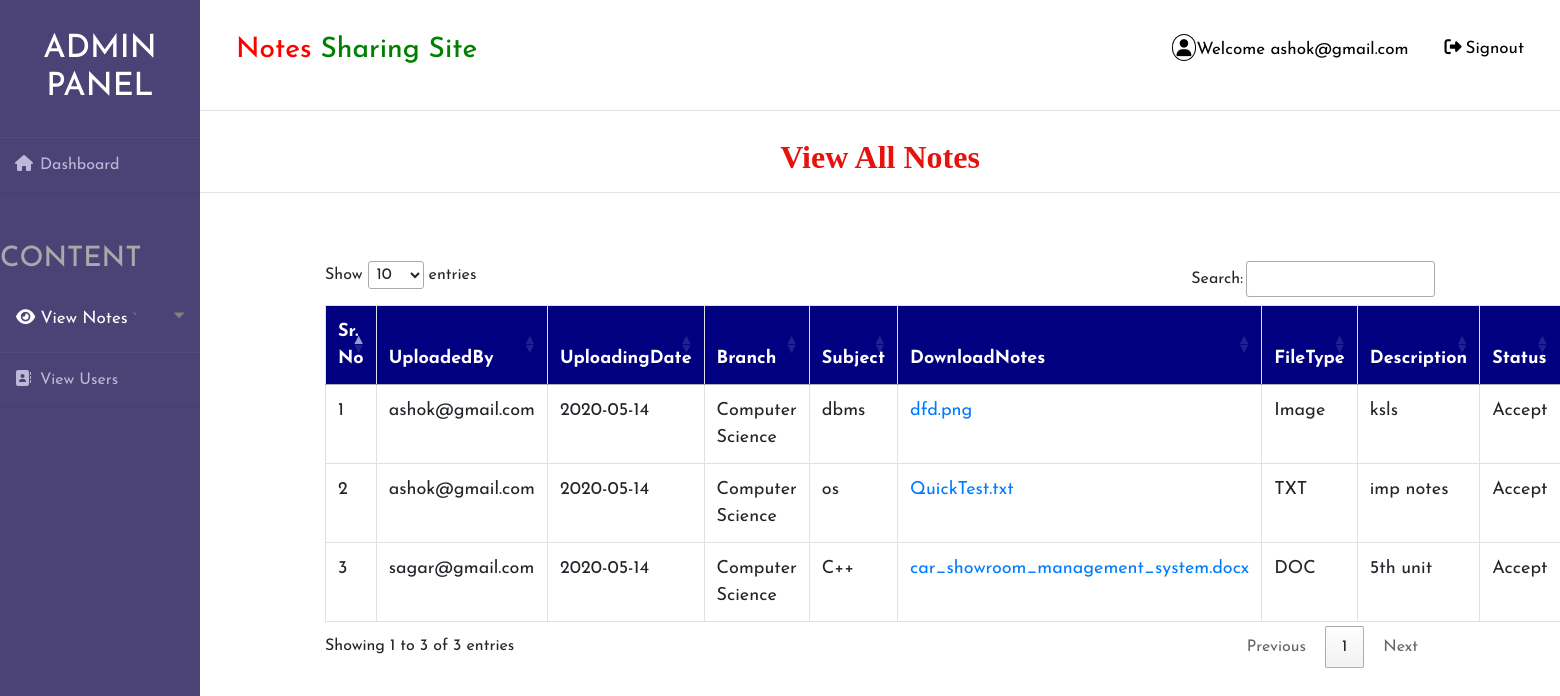
The app's page /view_allnotes (signed in) with its own data.
### notes/models.py (models this page shows, shortened)
class Notes(models.Model):
    user = models.ForeignKey(User, on_delete=models.CASCADE, null=True)
    uploadingdate = models.CharField(max_length=30, null=True)
    branch = models.CharField(max_length=30, null=True)
    subject = models.CharField(max_length=30, null=True)
    notesfile = models.FileField(null=True)
    filetype = models.CharField(max_length=30, null=True)
    description = models.CharField(max_length=200, null=True)
    status = models.CharField(max_length=15, null=True)

### notes/views.py (the view)
# urls.py: path('view_allnotes', view_allnotes, name="view_allnotes"),
def view_allnotes(request):
    if not request.user.is_authenticated:
        return redirect('login')
    notes = Notes.objects.all()
    d = {'notes': notes}
    return render(request, 'view_allnotes.html', d)

### notes/templates/view_allnotes.html (shortened to what this page needs)
{% extends 'admin_nav.html' %}
{% block body %}
<center><h2 style = "font-family : 'Monotype Corsiva' ; color : #E6120E ; font-weight : bold;margin-top:2%">View All Notes</h2></center><hr>
 <div class="container">
<table class="table table-bordered" id="myTable">
  <thead>
  <tr>
    <th>Sr. No</th>
    <th>UploadedBy</th>
    <th>UploadingDate</th>
    <th>Branch</th>
    <th>Subject</th>
    <th>DownloadNotes</th>
    <th>FileType</th>
    <th>Description</th>
    <th>Status</th>
  </tr>
  </thead>
   <tbody>
{% for i in notes %}
  <tr>
      <td>{{forloop.counter}}</td>
     <td>{{i.user.username}}</td>
    <td>{{i.uploadingdate}} </td>
    <td>{{i.branch}}</td>
    <td>{{i.subject}}</td>
      <td><a href="{{i.notesfile.url}}" download>{{i.notesfile}}</a> </td>
    <td>{{i.filetype}}</td>
    <td>{{i.description}}</td>
      <td>{{i.status}}</td>
  </tr>
   {% endfor %}
    </tbody>
</table>
 </div>
{% endblock %}

### notes/templates/admin_nav.html (shortened to what this page needs)
<!DOCTYPE html>
<html lang="en">
{% load static %}
<head>
	<link rel="stylesheet" href="{% static 'style1.css' %}">
    <link rel="stylesheet" href="https://cdnjs.cloudflare.com/ajax/libs/font-awesome/4.7.0/css/font-awesome.min.css">
    <link rel="stylesheet" href="https://maxcdn.bootstrapcdn.com/bootstrap/4.0.0/css/bootstrap.min.css">
  <link rel = stylesheet href = "//cdn.datatables.net/1.10.19/css/jquery.dataTables.min.css">
</head>
<body>
<div class="wrapper">
    <div class="sidebar">
        <h2>Admin Panel</h2>
        <ul>
            <li style="margin-bottom:50px"><a href="{% url 'admin_home' %}"><i class="fas fa-home"></i>Dashboard</a></li>
            <h3 style="color:Darkgrey;margin-bottom:10px">CONTENT</h3>
            <button class="dropdown-btn nav-link" style="padding-top:20px;padding-bottom:20px">
                <a href="" style="color: #fff"><i class="fas fa-eye"></i>
                    View Notes</a>
    `           <i class="fa fa-caret-down"></i>
            </button>
            <li><a href="{% url 'view_users' %}"><i class="fas fa-address-book"></i>View Users</a></li>
</ul>
    </div>
    <div class="main_content">
        <div class="header"><div class="topnav">
  <a class="active" href="#home"><h3><span style="color:red">Notes</span> <span style="color:green">Sharing Site</span></h3></a>
  <div class="topnav-right">
    <a href="#search"><i style="padding:4px;border-radius:50%;border:1px solid black" class="fas fa-user"></i>Welcome {{request.user.username}}</a>
    <a href="{% url 'logout' %}"><i style="padding:4px;bborder:1px solid black" class="fas fa-sign-out-alt"></i>Signout</a>
  </div>
</div>
</div>
        {% block body %}
        {% endblock %}
    </div>
</div>
</body>
</html>

### notes/static/style1.css (style rules this page uses)
* { margin: 0; padding: 0; box-sizing: border-box; list-style: none; text-decoration: none; font-family: 'Josefin Sans', sans-serif; }
body { background-color: #f3f5f9; }
.wrapper { display: flex; position: relative; }
.wrapper .sidebar { width: 200px; height: 100%; background: #4b4276; padding: 30px 0px; position: fixed; }
.wrapper .sidebar h2 { color: #fff; text-transform: uppercase; text-align: center; margin-bottom: 30px; }
.wrapper .sidebar ul li { padding: 15px; border-bottom: 1px solid #bdb8d7; border-bottom: 1px solid rgba(0,0,0,0.05); border-top: 1px solid rgba(255,255,255,0.05); }
.wrapper .sidebar ul li a { color: #bdb8d7; display: block; }
.wrapper .sidebar ul li a .fas { width: 25px; }
.wrapper .main_content { width: 100%; margin-left: 200px; }
.wrapper .main_content .header { padding: 20px; background: #fff; color: #717171; border-bottom: 1px solid #e0e4e8; }
.topnav { overflow: hidden; background-color: #fff; }
.topnav a { float: left; color: black; text-align: center; padding: 14px 16px; text-decoration: none; font-size: 17px; }
.topnav-right { float: right; }

### notes/templates/admin_nav.html (style rules this page uses)
* { box-sizing: border-box; }
#myTable { border-collapse: collapse; width: 100%; border: 1px solid #ddd; font-size: 18px; }
#myTable th { text-align: left; padding: 12px; background-color: Navy; color: white; }
#myTable td { text-align: left; padding: 12px; background-color: white; }
#myTable tr { border-bottom: 1px solid #ddd; }
body { font-family: "Lato", sans-serif; }
.sidenav a, .dropdown-btn { padding: 6px 8px 6px 16px; text-decoration: none; font-size: 20px; color: #818181; display: block; border: none; background: none; width: 100%; text-align: left; cursor: pointer; outline: none; }
.fa-caret-down { float: right; padding-right: 8px; }
.nav-link { font-size:17px; }

### records on screen
Notes: user.username "ashok@gmail.com", uploadingdate "2020-05-14", branch "Computer Science", subject "dbms", notesfile "dfd.png", filetype "Image", description "ksls", status "Accept"
Notes: user.username "ashok@gmail.com", uploadingdate "2020-05-14", branch "Computer Science", subject "os", notesfile "QuickTest.txt", filetype "TXT", description "imp notes", status "Accept"
Notes: user.username "sagar@gmail.com", uploadingdate "2020-05-14", branch "Computer Science", subject "C++", notesfile "car_showroom_management_system.docx", filetype "DOC", description "5th unit", status "Accept"

### other values on screen
{{ request.user.username }} "ashok@gmail.com"
